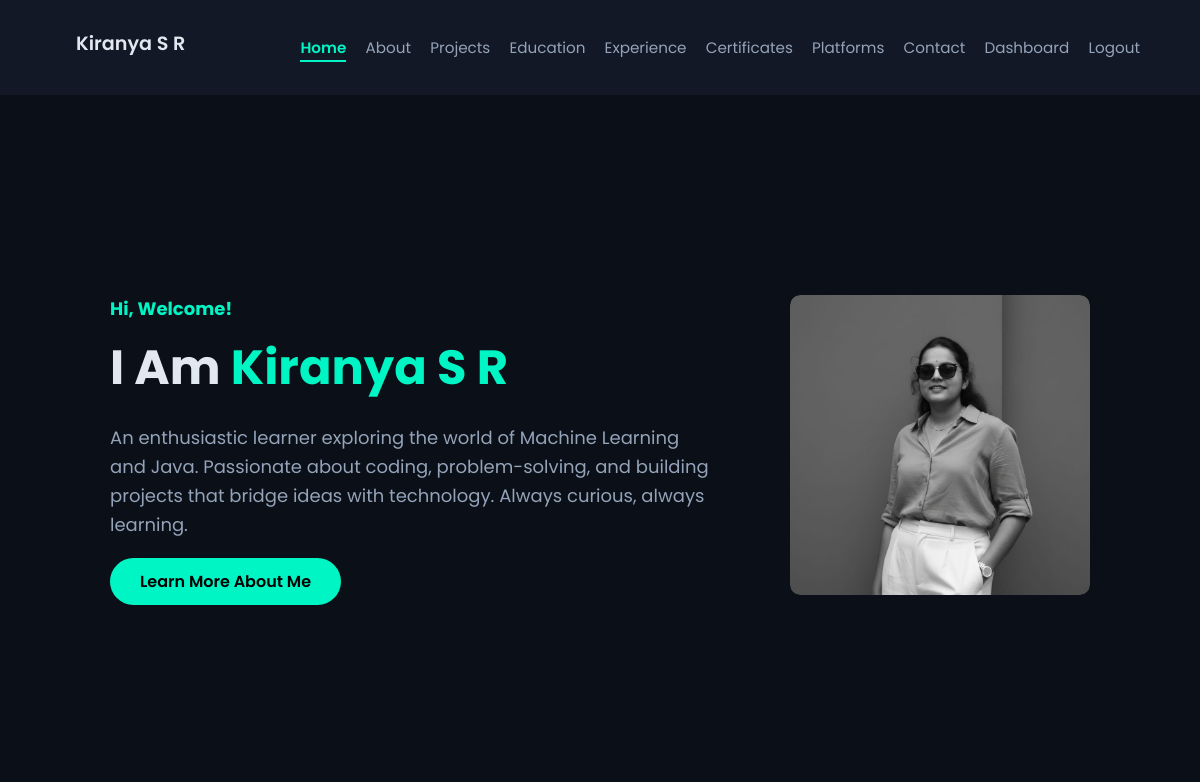
The page / (signed in) on the database its author committed.
### tables this page shows
CREATE TABLE home_content (
        id INTEGER PRIMARY KEY, greeting TEXT, heading_prefix TEXT, heading_name TEXT, paragraph TEXT, hero_image TEXT
    );

### app.py (the view)
@app.route('/')
def home():
    conn = get_db_connection()
    c = conn.cursor()
    c.execute('SELECT * FROM home_content WHERE id = 1')
    home_data = c.fetchone()
    conn.close()
    home_content = {
        'greeting': home_data[1], 'heading_prefix': home_data[2], 'heading_name': home_data[3],
        'paragraph': home_data[4], 'hero_image': home_data[5]
    } if home_data else {}
    return render_template('home.html', home=home_content)

### app.py (called while the page is built)
def get_db_connection():
    return sqlite3.connect(DATABASE_PATH)

### templates/home.html (shortened to what this page needs)
{% extends "layout.html" %}
{% block content %}
<section class="hero-section">
  <div class="hero-container">
    <div class="hero-left">
      <h4>{{ home.greeting }}</h4>
      <h1>{{ home.heading_prefix }} <span>{{ home.heading_name }}</span></h1>
      <p>{{ home.paragraph }}</p>
      <a href="{{ url_for('about') }}" class="btn">Learn More About Me</a>
    </div>
    <div class="hero-right">
      {% if home.hero_image %}
        <img src="{{ url_for('static', filename='images/' + home.hero_image) }}" alt="Profile Image">
      {% endif %}
    </div>
  </div>
</section>
{% endblock %}

### static/css/style.css (style rules this page uses)
:root { --bg-dark-primary: #0a0f18; --bg-dark-secondary: #121826; --border-color: #2a3143; --primary-accent: #00f5c4; --text-primary: #e2e8f0; --text-secondary: #94a3b8; }
body { font-family: 'Poppins', sans-serif; margin: 0; padding: 0; background-color: var(--bg-dark-primary); color: var(--text-primary); }
h1, h2, h3, h4 { font-family: 'Poppins', sans-serif; color: var(--text-primary); margin: 0 0 0.5rem; }
.hero-section { background-color: var(--bg-dark-primary); color: var(--text-primary); padding: 30px 50px; display: flex; align-items: center; justify-content: center; min-height: 70vh; }
.hero-container { display: flex; max-width: 1200px; width: 100%; justify-content: space-between; align-items: center; flex-wrap: wrap; gap: 40px; }
.hero-left { max-width: 600px; }
.hero-left h4 { color: var(--primary-accent); font-size: 18px; margin-bottom: 10px; }
.hero-left h1 { font-size: 48px; font-weight: bold; margin-bottom: 20px; }
.hero-left h1 span { color: var(--primary-accent); }
.hero-left p { font-size: 18px; line-height: 1.6; color: var(--text-secondary); margin-bottom: 30px; }
.btn { background-color: var(--primary-accent); color: #000; padding: 12px 30px; border-radius: 50px; text-decoration: none; font-weight: 600; font-size: 16px; transition: all 0.3s ease; }
.hero-right { width: 300px; height: 300px; overflow: hidden; border-radius: 10px; display: flex; align-items: center; justify-content: center; background-color: var(--bg-dark-secondary); }
.hero-right img { width: 100%; height: 100%; object-fit: cover; border-radius: 10px; }

### rows shown on the page
home_content: greeting "Hi, Welcome!", heading_prefix "I Am", heading_name "Kiranya S R", paragraph "An enthusiastic learner exploring the world of Machine Learning and Java. Passionate about coding, problem-solving, and building projects that bridge ideas with technology. Always curious, always learning.", hero_image (picture)
